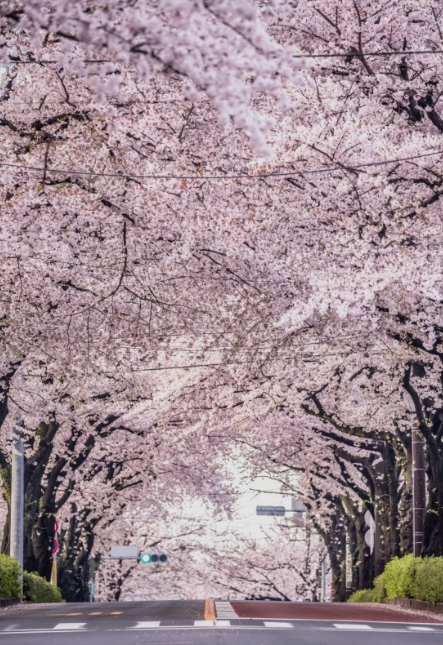
#> input picture img/img.jpg, 443 x 645 px, found by its file name
$ jupyter execute --allow-errors '[🔥포스🔥]_2편._ OpenCV 기초(이미지 입출력, 그리기, 창 관리, 이벤트 처리 등).ipynb'
#> lines starting #> are read from the running program, lines starting #| are printed output that depends on the picture
# 🔥포스🔥

### 위 게시글을 시리즈물📖입니다.
**[1편. OpenCV의 기초, Numpy와 Matplotlib](https://dacon.io/codeshare/4768?page=1&dtype=recent)**

* 안녕하세요 :) 데이크루 2기 *포스팀*입니다!
* 오늘부터 본격적으로 cv2 패키지를 이용하여 OpenCV를 공부해볼 것입니다 :)
* 많은 기능들이 있는데요, 함께 공부해봅시다!!

* **파이썬으로 만드는 OpenCV 프로젝트(이세우 저)를 기반으로 제작하였습니다.**

## 시작하기 앞서,
### 1) 이미지 다운 - https://blog.naver.com/soodagnu/222705048186

* 위 블로그에서 img 폴더 안에 이미지를 다운받으세요.

### 2) 폴더 순서

* 이미지 폴더(img)를 다음과 같은 순서로 두고 실습을 진행해주세요.

[cell 1]
import matplotlib.pyplot as plt
import cv2

plt.figure(figsize=(10,10))
#> (the rest of this cell did not finish here and is left out)

## 그럼  시작합니다 :)

### **1. 이미지 입출력**

OpenCV를 이용한 대부분의 작업은 파일로 된 이미지를 읽어서 적절한 연산을 적용하고 그 결과를 화면에 표시하거나 다른 파일로 저장하는 것입니다.

이미지 파일이나 영상 파일을 읽고 화면에 표시하고 저장하는 방법을 중점적으로 알아보겠습니다.

#### **1-1. 이미지 읽기**

OpenCV를 사용해서 이미지를 읽고 화면에 표시하는 가장 간단한 코드는 아래와 같습니다.

- **cv2.imread()** : 파일 읽기 함수
- **cv2.imshow()** : 화면 표시 함수
(Google Colab에서는 cv2_imshow() 사용)

- **cv2.waitkey()** : 키보드 입력이 있을 때까지 대기
- **cv2.destroyAllWindows()** : 창 모두 닫기

[cell 2]
import cv2

img_file = "../img/img.jpg" # 표시할 이미지 경로
#> img_file = '../img/img.jpg'
img = cv2.imread(img_file)  # 이미지를 읽어서 img 변수에 할당
#> img is the input picture: shape (645, 443, 3); mean B, G, R 146.7, 139.4, 159.1

if img is not None:
    cv2.imshow('IMG', img)   # 읽은 이미지를 화면에 표시
    cv2.waitKey()           # 키가 입력될 때 까지 대기
    cv2.destroyAllWindows()  # 창 모두 닫기

표시할 이미지의 경로를 지정해준 다음 읽은 이미지를 **cv2.imshow()** 함수를 통해 화면에 표시합니다. **cv2.waitKey()** 함수를 이용하여 아무 키보드를 입력하면 **cv2.destroyAllWindow()** 함수를 통해 창을 모두 닫을 수 있습니다.

* **원래는 이렇게 나타내야 하지만, 데이콘 ipynb 파일 특성상 새 창은 첨부가 안되기 때문에 캡쳐본을 결과값으로 나타낼 것입니다.**

이번에는 회색 스케일로 화면에 표시해 봅시다.

[cell 3]
img_file = "../img/img.jpg"
img = cv2.imread(img_file, cv2.IMREAD_GRAYSCALE)  #그레이 스케일로 읽기
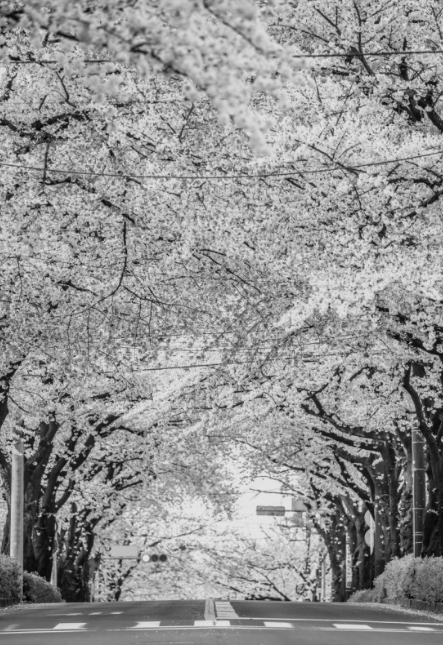
#> img: shape (645, 443); min 1, max 230, mean 146.1

if img is not None:
    cv2.imshow('IMG', img)
    cv2.waitKey()
    cv2.destroyAllWindows()

이미지를 회색 스케일로 읽고 싶다면 cv2.IMREAD_GRAYSCALE 옵션을 이용하면 됩니다.

#### **1-2. 이미지 저장하기**

이미지를 읽어보았다면 다음은 저장하는 방법을 알아봅시다.

- **cv2.imwrite()** : 파일 저장 함수

[cell 4]
img_file = '../img/img.jpg'
save_file = '../img/img_gray.jpg'

img = cv2.imread(img_file, cv2.IMREAD_GRAYSCALE)
cv2.imshow(img_file, img)
cv2.imwrite(save_file, img) #파일로 저장, 포맷은 확장에 따름
cv2.waitKey()
cv2.destroyAllWindows()

파일 관리자로 해당 경로를 살펴보면 그레이 스케일로 바뀐 새로운 파일이 저장된 것을 확인할 수 있습니다. 저장하는 이미지와 파일 포맷은 지정한 파일 이름의 확장자에 따라 알아서 바뀝니다.

### **2. 그림 그리기**

이미지나 비디오에 그림을 그리는 방법을 알아봅시다.

그리기 예제를 진행하기 위해서는 우선 그림판 역할을 할 이미지가 하나 필요합니다.
아래의 코드를 통해 blank_500.jpg 라는 이름의 500 x 500 픽셀 크기의 하얀 이미지를 생성해봅시다.

[cell 5]
# 하얀 이미지 배경 생성
import cv2
import numpy as np
import matplotlib.pyplot as plt

img=np.full((500,500,3),255, dtype=np.uint8)
cv2.imwrite('../img/blank_500.jpg', img)
plt.imshow(cv2.imread('../img/blank_500.jpg')[:,:,::-1])

**2-1. 직선 그리기**

**cv2.line()** 함수를 이용하여 방금 생성한 이미지에 직선을 그릴 수 있습니다.

- **cv2.line**(img, start, end, color [,thickness, lineType])
    - img : 그림 그릴 대상 이미지
    - start : 선 시작 지점 좌표
    - end : 선 끝 지점 좌표
    - color : 선 색상 (blue, green, red) 0~255
    - thickness : 선 두께
    - lineType : 선 그리기 형식(cv2.LINE_4, cv2.LINE_8, cv2.LINE_AA)

[cell 6]
img = cv2.imread('../img/blank_500.jpg')


cv2.line(img, (10, 100), (100, 10), (255,0,0))   # 파란색 1픽셀 선
#> img: shape (500, 500, 3)
cv2.line(img, (10, 130), (130, 10), (0,255,0))  # 초록색 1픽셀 선
#> img: shape (500, 500, 3); mean B, G, R 254.9, 254.9, 254.8
cv2.line(img, (10, 160), (160, 10), (0,0,255))  # 빨간색 1픽셀 선
#> img: shape (500, 500, 3); mean B, G, R 254.7, 254.8, 254.8

# 하늘색(파랑+초록) 10픽셀 선
cv2.line(img, (10, 300), (300, 10), (255,255,0), 10)
# 분홍(파랑+빨강) 10픽셀 선
cv2.line(img, (10, 330), (330, 10), (255,0,255), 10)
# 노랑(초록+빨강) 10픽셀 선
cv2.line(img, (10, 360), (360, 10), (0,255,255), 10)
# 회색(파랑+초록+빨강) 10픽셀 선
cv2.line(img, (10, 390), (390, 10), (200,200,200), 10)
# 검정 10픽셀 선
cv2.line(img, (10, 420), (420, 10), (0,0,0), 10)

# 4연결 선
cv2.line(img, (100, 490), (490, 100), (0,0,255), 20, cv2.LINE_4)
# 8연결 선
cv2.line(img, (150, 490), (490, 150), (0,0,255), 20, cv2.LINE_8)
# 안티에일리어싱 선
cv2.line(img, (200, 490), (490, 200), (0,0,255), 20, cv2.LINE_AA)


cv2.imshow('lines', img)
cv2.waitKey(0)
cv2.destroyAllWindows()

* 아래 사진에서 20픽셀로 그려진 빨간색 선의 첫번째와 두번째는 사진 상으론 잘 보이지 않지만 결과를 출력해보면 픽셀이 깨져 보입니다. 이를 LINE_AA 옵션을 이용하여 계단 현상을 최소화 해줍니다.

* **그럼 안티에일리어싱 선(LINE_AA)이란?**<br>
선아니 도형의 가장자리가 우둘투둘하고 날카로워지는 형상을 해결하기 위한 기술로 선을 부드럽게 만드는 기술입니다.

#### **2-2. 사각형 그리기**

**cv2.rectangle()** 함수를 이용하여 사각형을 그릴 수 있습니다.

cv2.line() 함수와 사용법이 거의 비슷하지만, 선의 두께의 속성인 thickness를 -1로 지정하면 면 채우기가 가능합니다. 사각형을 그리기 위한 좌표는 대각선으로 마주보는 두 꼭짓점의 좌표입니다.

- **cv2.rectangle**(img, start, end, color [,thickness, lineType])

[cell 7]
img = cv2.imread('../img/blank_500.jpg')

# 좌상, 우하 좌표로 사각형 그리기
cv2.rectangle(img, (100, 100), (400, 400), (255,0,0) )
#> img: shape (500, 500, 3); mean B, G, R 255, 253.8, 253.8
# 우하, 좌상 좌표로 사각형 그리기
cv2.rectangle(img, (350, 350), (150, 150), (0,255,0), 10 )
# 우상, 좌하 좌표로 사각형 채워 그리기
cv2.rectangle(img, (300, 200), (200, 300), (0,0,255), -1 )

cv2.imshow('rectangle', img)
cv2.waitKey(0)
cv2.destroyAllWindows()

#### **2-3. 다각형 그리기**

**cv2.polylines()** 함수를 이용하여 다각형을 그릴 수 있습니다.

이 함수의 points 인자는 다각형을 그리기 위한 여러 개의 꼭짓점 좌표를 전달합니다. Numpy 배열 형식을 이용하여 좌표를 전달하는 특징이 있습니다.

isClosed가 True이면 첫 꼭짓점과 마지막 꼭짓점을 연결하여 닫힌 도형을 그리고 False이면 단순히 여러 꼭짓점을 잇는 선을 그립니다.

- **cv2.polylines**(img, points, inClosed, color [,thickness, lineType])

[cell 8]
img = cv2.imread('../img/blank_500.jpg')

# Numpy array로 좌표 생성
# 번개 모양 선 좌표
pts1 = np.array([[50,50], [150,150], [100,140],[200,240]], dtype=np.int32)
# 사각형 좌표
pts2 = np.array([[300,50], [300,150], [400,150],[400,50]], dtype=np.int32)
# 사각형 좌표
pts3 = np.array([[100,300], [100,400], [200,400],[200,300]], dtype=np.int32)
# 오각형 좌표
pts4 = np.array([[350,250], [450,350], [400,450], [300,450], [250,350]], dtype=np.int32)

# 다각형 그리기
cv2.polylines(img, [pts1], False, (255,0,0))       # 번개 모양 선 그리기
cv2.polylines(img, [pts2], False, (0,0,0), 10)     # 사각형 열린 선 그리기
cv2.polylines(img, [pts3], True, (0,0,255), 10)    # 사각형 닫힌 도형 그리기
cv2.polylines(img, [pts4], True, (0,0,0))          # 오각형 닫힌 도형 그리기

cv2.imshow('polyline', img)
cv2.waitKey(0)
cv2.destroyAllWindows()

#### **2-4. 원, 타원, 호 그리기**

완전한 원을 그릴 때는 **cv2.circle()** 함수를 이용하는 것이 유용합니다. .

- **cv2.circle**(img, center, redius, color [,thickness, lineType]) : 원 그리기 함수

[cell 9]
img = cv2.imread('../img/blank_500.jpg')

# 원점(250,250), 반지름 200
cv2.circle(img, (250, 250), 200, (255,0,0))
# 원점(250,250), 반지름 100
cv2.circle(img, (250, 250), 100, (0,255,0), 5)
# 원점(250,250), 반지름 50, 채우기
cv2.circle(img, (250, 250), 50, (0,0,255), -1)

cv2.imshow('circle', img)
cv2.waitKey(0)
cv2.destroyAllWindows()

호나 타원을 그리려면 **cv2.ellipse()** 함수를 써야합니다

**cv2.ellipse()** 함수를 이용하여 표시할 호의 시작과 끝 각을 0, 180으로 지정하면 원의 아랫부분, 181, 360이면 원의 윗부분에 해당하는 반원을 그릴 수 있습니다.

- **cv2.ellipse**(img, center, axes, angle, from, to, color [,thickness, lineType]) : 원 그리기 함수

[cell 10]
img = cv2.imread('../img/blank_500.jpg')

# 원점(50,70), 반지름(50), 회전 0, 0도 부터 360도 그리기
cv2.ellipse(img, (50, 70), (50, 50), 0, 0, 360, (0,0,255))
# 원점(150, 70), 아래 반원 그리기
cv2.ellipse(img, (150, 70), (50, 50), 0, 0, 180, (255,0,0))
#원점(200, 70), 윗 반원 그리기
cv2.ellipse(img, (200, 70), (50, 50), 0, 181, 360, (0,0,255))

# 원점(320, 70), 반지름(70,50) 납작한 타원 그리기
cv2.ellipse(img, (320, 70), (70, 50), 0, 0, 360, (0,255,0))
# 원점(440,70), 반지름(50,70) 홀쭉한 타원 그리기
cv2.ellipse(img, (440, 70), (50, 70), 0, 0, 360, (255,0,255))

# 원점(60, 200), 반지름(50,70), 회전 30도
cv2.ellipse(img, (60, 200), (50, 70), 30, 0, 360, (0,0,0))
# 원점(200,200), 반지름(50,70), 회전 330도
cv2.ellipse(img, (180, 200), (50, 70), 330, 0, 360, (0,0,0))

# 원점(320,200), 홀쭉한 타원 45도 회전 후 아랫 반원 그리기
cv2.ellipse(img, (320, 200), (50, 70), 45, 0, 180, (0,0,255))
# 원점(350,200), 홀쭉한 타원 45도 회전 후 윗 반원 그리기
cv2.ellipse(img, (350, 200), (50, 70), 45, 181, 360, (255,0,0))
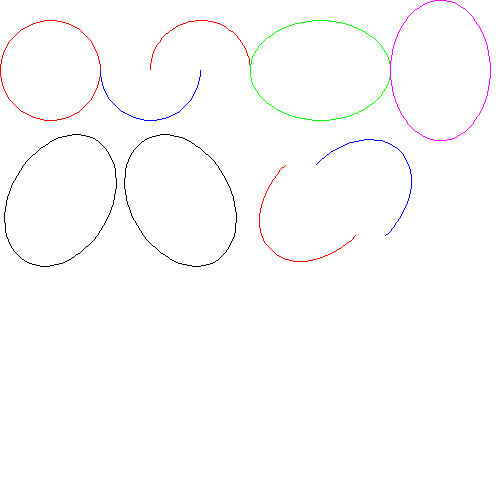
#> img: shape (500, 500, 3); mean B, G, R 253.4, 253, 253.7

cv2.imshow('ellipse', img)
cv2.waitKey(0)
cv2.destroyAllWindows()

#### **2-5. 글씨 그리기**

**cv2.putText()** 함수로 문자열을 표시할 수 있습니다.

이때 fontSize인자는 글꼴을 의미합니다. 글꼴 종류는 다음과 같습니다.

1. cv2.FONT_HERSHEY_PLAIN : 산세리프체 작은 글꼴
2. cv2.FONT_HERSHEY_SIMPLE : 산세리프체 일반 글꼴
3. cv2.FONT_HERSHEY_DDUPLEX : 산세리프체 진한 글꼴
4. cv2.FONT_HERSHEY_COMPLEX_SMALL : 세리프체 작은 글꼴
5. cv2.FONT_HERSHEY_COMPLEX : 세리프체 일반 글꼴
6. cv2.FONT_HERSHEY_TRIPLEX : 세리프체 진한 글꼴
7. cv2.FONT_HERSHEY_SCRIPT_SIMPLEX : 필기체 산세리프 글꼴
8. cv2.FONT_HERSHEY_SCRIPT_COMPLEX : 필기체 세리프 글꼴
9. cv2.FONT_ITALIC : 이탤릭체 플래그

- **cv2.putText**(img, text, point, fontFace, fontSize, color [,thickness, lineType])

[cell 11]
img = cv2.imread('../img/blank_500.jpg')

# sans-serif small
cv2.putText(img, "Plain", (50, 30), cv2.FONT_HERSHEY_PLAIN, 1, (0, 0,0))
# sans-serif normal
cv2.putText(img, "Simplex", (50, 70), cv2.FONT_HERSHEY_SIMPLEX, 1, (0, 0,0))
# sans-serif bold
cv2.putText(img, "Duplex", (50, 110), cv2.FONT_HERSHEY_DUPLEX, 1, (0, 0,0))
# sans-serif normall X2
cv2.putText(img, "Simplex", (200, 110), cv2.FONT_HERSHEY_SIMPLEX, 2, (0,0,250))

# serif small
cv2.putText(img, "Complex Small", (50, 180), cv2.FONT_HERSHEY_COMPLEX_SMALL, 1, (0, 0,0))
# serif normal
cv2.putText(img, "Complex", (50, 220), cv2.FONT_HERSHEY_COMPLEX, 1, (0, 0,0))
# serif bold
cv2.putText(img, "Triplex", (50, 260), cv2.FONT_HERSHEY_TRIPLEX, 1, (0, 0,0))
# serif normal X2
cv2.putText(img, "Complex", (200, 260), cv2.FONT_HERSHEY_TRIPLEX, 2, (0,0,255))

# hand-wringing sans-serif
cv2.putText(img, "Script Simplex", (50, 330), cv2.FONT_HERSHEY_SCRIPT_SIMPLEX, 1, (0, 0,0))
# hand-wringing serif
cv2.putText(img, "Script Complex", (50, 370), cv2.FONT_HERSHEY_SCRIPT_COMPLEX, 1, (0, 0,0))

# sans-serif + italic
cv2.putText(img, "Plain Italic", (50, 430), cv2.FONT_HERSHEY_PLAIN | cv2.FONT_ITALIC, 1, (0, 0,0))
# sarif + italic
cv2.putText(img, "Complex Italic", (50, 470), cv2.FONT_HERSHEY_COMPLEX | cv2.FONT_ITALIC, 1, (0, 0,0))
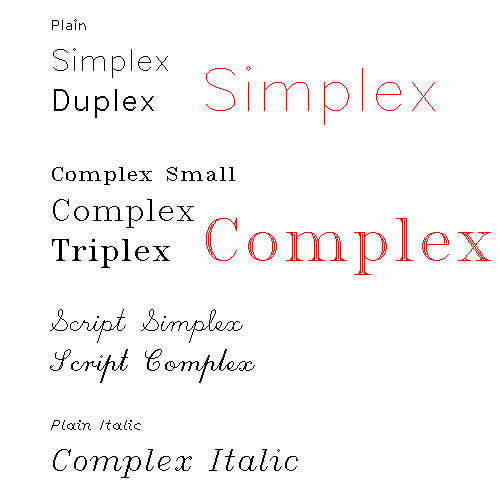
#> img: shape (500, 500, 3); mean B, G, R 248, 248, 250

cv2.imshow('draw text', img)
cv2.waitKey()
cv2.destroyAllWindows()

### **3. 창 관리**

한 개 이상의 이미지를 여러 창에 띄우거나 각 창에 키보드와 마우스 이벤트를 처리하려면 창을 관리하는 기능이 필요합니다. OpenCV가 제공하는 창 관리 관련 API들을 알아봅시다.

- **cv2.nameWindow**(title [,option]) : 이름 갖는 창 열기
    - cv2.WINDOW_NORMAL : 임의의 크기, 사용자 창 크기 조정 가능
    - cv2.WINDOW_AUTOSIZE : 이미지와 같은 크기, 창 크기 재조정 불가능
- **cv2.moveWindow**(title, x, y) : 창 위치 이동
- **cv2.resizeWindow**(title, width, height) : 창 크기 변경
- **cv2.destroyWindow**(title) : 창 닫기
- **cv2.destroyAllWindows()** : 열린 모든 창 닫기

위의 API를 사용하여 cv2.WINDOW_NORMAL과 cv2.WINDOW_AUTOSIZE 속성에 대해 살펴보겠습니다.

[cell 12]
file_path = '../img/img.jpg'
img = cv2.imread(file_path)                            # 이미지를 기본 값으로 읽기
img_gray = cv2.imread(file_path, cv2.IMREAD_GRAYSCALE) # 이미지를 그레이 스케일로 읽기

cv2.namedWindow('origin', cv2.WINDOW_AUTOSIZE)          # origin 이름으로 창 생성
cv2.namedWindow('gray', cv2.WINDOW_NORMAL)              # gray 이름으로 창 생성
cv2.imshow('origin', img)                               # origin 창에 이미지 표시
cv2.imshow('gray', img_gray)                            # gray 창에 이미지 표시

cv2.moveWindow('origin', 0, 0)                          # 창 위치 변경
cv2.moveWindow('gray', 100, 100)                        # 창 위치 변경

cv2.waitKey(0)                                          # 아무키나 누르면
cv2.resizeWindow('origin', 200, 200)                    # 창 크기 변경 (변경 안됨)
cv2.resizeWindow('gray', 100, 100)                      # 창 크기 변경 (변경 됨)

cv2.waitKey(0)                                          # 아무키나 누르면
cv2.destroyWindow("gray")                               # gray 창 닫기

cv2.waitKey(0)                                          # 아무키나 누르면
cv2.destroyAllWindows()                                 # 모든 창 닫기

위의 코드를 실행하면 처음에 'origin'과 'gray'라는 2개의 창을 띄워 원본 이미지와 그레이 스케일 이미지를 각각 보여줍니다.
'origin' 창은 cv2.WINDOW_AUTOSIZE 창으로 열었기 때문에 이미지와 같은 크기로 보여주고 'gray'창은 cv2.WINDOW_NORMAL 창으로 열었기 때문에 임의의 크기로 보여주고 있습니다.

아무 키나 눌렸을 때, 'origin' 창은 cv2.WINDOW_AUTOSIZE 창이므로 창 크기가 변경되지 않고 위의 결과를 보듯이 'origin'의 하단 부분이 잘려 화면 상에 보여지지 않습니다. 'gray'창은 cv2.WINDOW_NORMAL 창이므로 창 크기 변경이 가능하여 이미지의 모든 부분을 볼 수 있습니다..

### **4. 이벤트 처리**

다음은 키보드 이벤트, 마우스 이벤트, 트랙바에 대해 알아보겠습니다.

#### **4-1. 키보드 이벤트**

키보드에서 어떤 키를 눌렀는지 알아내려면 **cv2.waitKey()** 함수의 반환 값을 출력해 보면 됩니다.

지정한 시간까지 키보드 입력이 없으면 -1을 반환합니다.
입력된 키를 특정 문자와 비교할 때는 ord() 함수를 사용하면 편리합니다.

[cell 13]
img_file = "../img/img.jpg"
img = cv2.imread(img_file)
title = 'IMG'                   # 창 이름
x, y = 100, 100                 # 최초 좌표

while True:
    cv2.imshow(title, img)
    cv2.moveWindow(title, x, y)
    key = cv2.waitKey(0) & 0xFF # 키보드 입력을 무한 대기, 8비트 마스크처리
#> (key q is pressed here)
    print(key, chr(key))        # 키보드 입력 값,  문자 값 출력
    if key == ord('a'):         # 'a' 키 이면 좌로 이동
        x -= 30
    elif key == ord('s'):       # 's' 키 이면 아래로 이동
        y += 30
    elif key == ord('w'):       # 'w' 키 이면 위로 이동
        y -= 30
    elif key == ord('d'):       # 'd' 키 이면 오른쪽으로 이동
        x += 30
    elif key == ord('q') or key == 27: # 'q' 이거나 'esc' 이면 종료
        break
cv2.destroyAllWindows()

위의 코드를 실행하면 화면에 이미지를 표시하고 키보드의 'w', 's', 'a', 'd' 키를 누르면 창의 위치가 상, 하, 좌, 우 방향으로 30픽셀씩 움직입니다. 'q'키 또는 'esc'키를 누르면 종료됩니다.

#### **4-2. 마우스 이벤트**

- **MouseCallback**(event, x, y, flag, param) : 콜백 함수 선언부
- **cv2.setMouseCallback**(win_name, onMouse [, param]) : onMouse 함수를 등록

마우스에서 입력을 받으려면 이벤트를 처리할 함수를 미리 선언해 놓고 **cv2.setMouseCallback()** 함수에 그 함수를 전달합니다.

코드로 간단히 묘사하면 다음과 같습니다.

[cell 14]
def onMouse(event, x, y, flags, param):
    # 여기에 마우스 이벤트에 맞게 해야할 작업을 작성합니다.
    pass

cv2.setMouseCallback('title', onMouse)

MouseCallback() 함수의 event인자는 마우스 이벤트 종류를 의미합니다. (총 12가지)
- cv2.EVENT_MOSEMOVE : 마우스 움직임
- cv2.EVENT_(L/R/M)BUTTONDOWN : 왼쪽/오른쪽/가운데 버튼 누름
- cv2.EVENT_(L/R/M)BUTTONUP : 왼쪽/오른쪽/가운데 버튼 뗌
- cv2.EVENT_(L/R/M)BUTTONDBCLK : 왼쪽/오른쪽/가운데 버튼 더블클릭
- cv2.EVENT_MOUSEWHELL : 휠 스크롤
- cv2.EVENT_MOUSEHWHELL : 휠 가로 스크롤

MouseCallback() 함수의 flags인자는 마우스 동작과 함께 일어난 상태를 의미합니다.(총 6가지)
- cv2.EVENT_FLAG_LBUTTON(1) : 왼쪽 버튼 누름
- cv2.EVENT_FLAG_RBUTTON(2) : 오른쪽 버튼 누름
- cv2.EVENT_FLAG_MBUTTON(4) : 가운데 버튼 누름
- cv2.EVENT_FLAG_CTRKEY(8) : Ctrl키 누름
- cv2.EVENT_FLAG_SHIFTKEY(16) :Shift키 누름
- cv2.EVENT_FLAG_ALTKEY(32) : Alt키 누름

위의 마우스 이벤트 함수를 이용하여 마우스를 클릭하면 지름이 30픽셀인 동그라미를 그리는 예제를 실습해봅시다.

[cell 15]
title = 'mouse event'                   # 창 제목
img = cv2.imread('../img/blank_500.jpg') # 백색 이미지 읽기
cv2.imshow(title, img)                  # 백색 이미지 표시

# [5 lines left out: function onMouse, not called in this run]

cv2.setMouseCallback(title, onMouse)    # 마우스 콜백 함수를 GUI 윈도우에 등록

while True:
    if cv2.waitKey(0) & 0xFF == 27:     # esc로 종료
#> (key q is pressed here)
        break
cv2.destroyAllWindows()

다음은 &(논리곱)이나 |(논리합) 연산을 사용하여 여러 가지 상태를 하나의 값을 나타내는 코드를 구현해 봅시다.

아래의 코드는 Ctrl 키를 누르고 클릭하면 빨간색 원, Shift 키를 누르고 클릭하면 파란색 원, Shift 키와 Ctrl 키를 누르고 클릭하면 초록색 원을 그리는 조건을 추가한 예제입니다.

[cell 16]
title = 'mouse event'                   # 창 제목
img = cv2.imread('../img/blank_500.jpg') # 백색 이미지 읽기
cv2.imshow(title, img)                  # 백색 이미지 표시

colors = {'black':(0,0,0),
         'red' : (0,0,255),
         'blue':(255,0,0),
         'green': (0,255,0) } # 색상 미리 정의

# [14 lines left out: function onMouse, not called in this run]

cv2.setMouseCallback(title, onMouse)    # 마우스 콜백 함수를 GUI 윈도우에 등록

while True:
    if cv2.waitKey(0) & 0xFF == 27:     # esc로 종료
#> (key q is pressed here)
        break
cv2.destroyAllWindows()

#### **4-3. 트랙바**

- **cv2.createTrackbar()** : 트랙바 생성
- **cv2.getTrackbarPos()** : 트랙바 위치값

트랙바는 슬라이드 모양의 인터페이스를 마우스로 움직여서 값을 입력받는 GUI요소입니다. 마우스 이벤트 방식과 마찬가지로 트랙바를 움직였을 때 동작할 함수를 미리 준비해서 함께 전달합니다.

코드로 간단히 묘사하면 다음과 같습니다.

[cell 17]
def onChange(value) :
  v=cv2.getTrackbarPos('trackbar','win_name')

#> (the rest of this cell did not finish here and is left out)

직접 트랙바를 한 번 만들어봅시다.

[cell 18]
import cv2
import numpy as np

win_name = 'Trackbar'                                   # 창 이름

img = cv2.imread('../img/blank_500.jpg')
cv2.imshow(win_name,img)                                # 초기 이미지를 창에 표시

# 트랙바 이벤트 처리 함수 선언
# [9 lines left out: function onChange, not called in this run]

# 트랙바 생성
cv2.createTrackbar('R', win_name, 255, 255, onChange)
cv2.createTrackbar('G', win_name, 255, 255, onChange)
cv2.createTrackbar('B', win_name, 255, 255, onChange)

while True:
    if cv2.waitKey(1) & 0xFF == 27:
#> (key q is pressed here)

$ run again, with img/dog.jpg copied over img/img.jpg
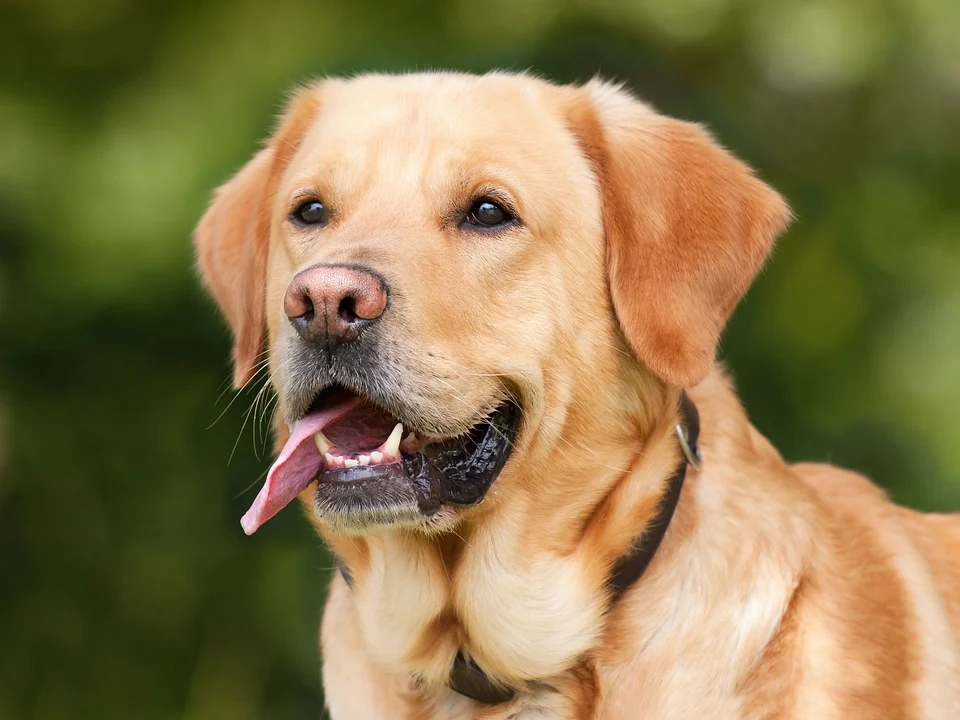
#> input picture img/dog.jpg, 960 x 720 px, found by its file name
#> img_file = '../img/img.jpg'
#> img is the input picture: shape (720, 960, 3); mean B, G, R 76.3, 119.8, 136.4
#> `img = cv2.imread(img_file, cv2.IMREAD_GRAYSCALE)`:
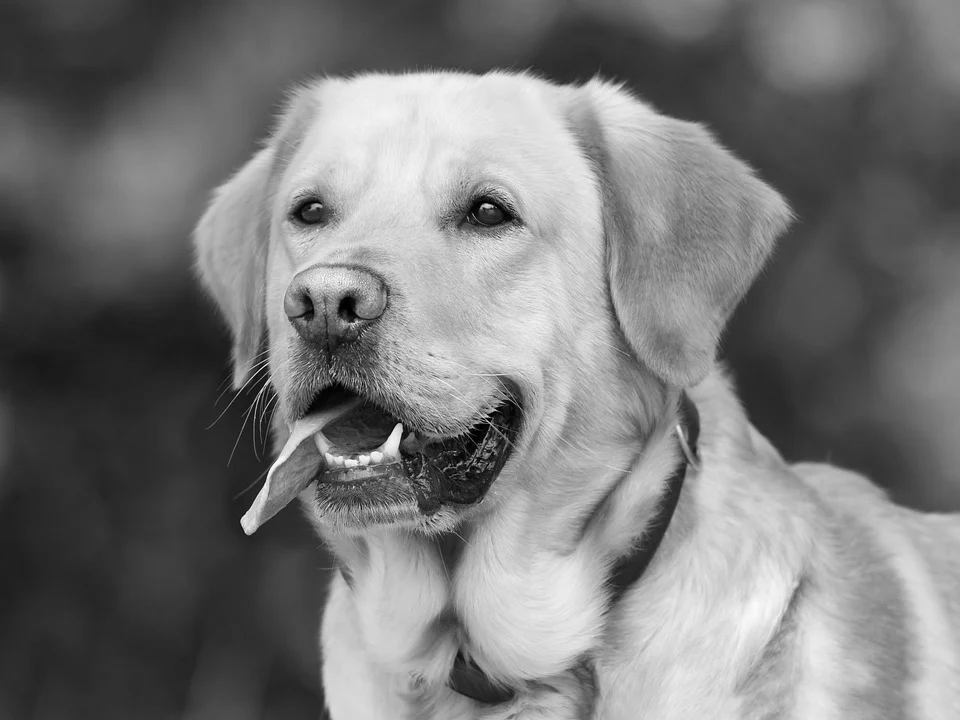
#> img: shape (720, 960); min 0, max 252, mean 119.8
